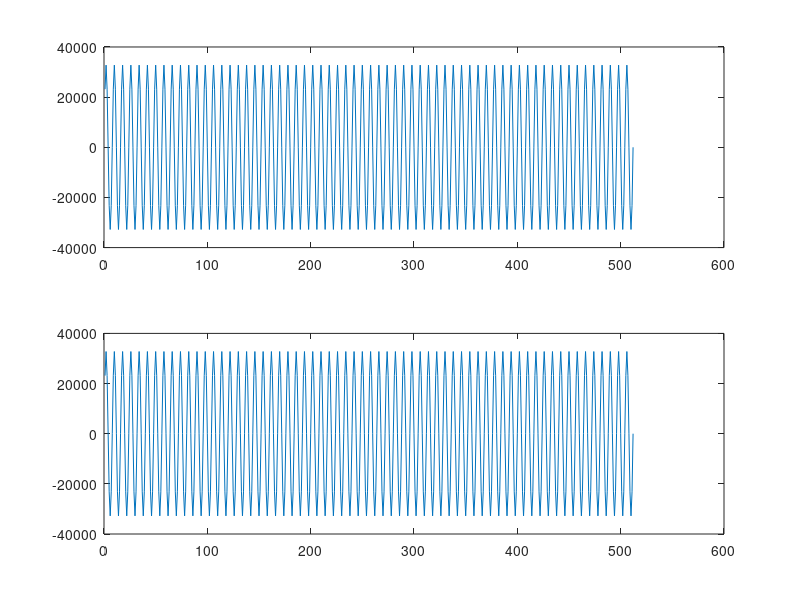

This chart was generated by the following MATLAB code:
t = linspace(1, 8192, 8192);
f1 = 5000;
f2 = 5000;
fs = 40000;
sin5k = sin(2*pi*f1/fs*t);
sin7k = sin(2*pi*f2/fs*t);

quant_sin5k = int16(round(sin5k * 2^15));
quant_sin7k = int16(round(sin7k * 2^15));

%quant_sin1k_h = num2hex(quant_sin1k);
% for i = 1:1:1024
%     quant_sin1k_h() = sprintf('%x', typecast(int16(quant_sin1k(1, i)),'uint16'));
% end

subplot(2,1,1);
plot(t(1:512), quant_sin5k(1:512));
subplot(2,1,2);
plot(t(1:512), quant_sin7k(1:512));
